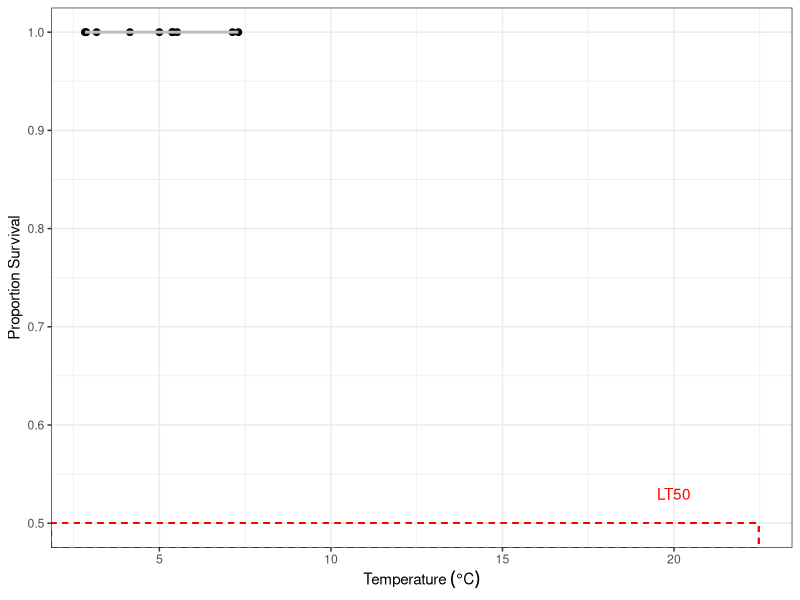

This figure's R source:
#GOALS: 
# 1) Determine LT50 and CTMax of juvenile snow crab from lab experiments run at
    # KFRC in Fall 2023
# 2) Assess variation in physiological thresholds by sex and crab size 

# Author: Erin Fedewa
# last updated: 10/13/23

# load ----
library(tidyverse)
library(MASS)

t1 <- read.csv("./data/LT50_tank1.csv")
t2 <- read.csv("./data/LT50_tank2.csv")
bio <- read.csv("./data/LT50_biometrics.csv")

#############################
#Tidy up tank 1 data
t1 %>%
  rowwise() %>%
  mutate(no_alive = sum(c_across(starts_with('tag'))),
         no_dead = 10 - no_alive) %>% #10 crab in each tank
  ungroup() %>%
  mutate(tank_no = 1) %>%
  pivot_longer(7:16, names_to = "tag_no", values_to = "survival") %>% 
#join to tank 2 
 bind_rows(t2 %>% 
             rowwise() %>%
             mutate(no_alive = sum(c_across(starts_with('tag'))),
                    no_dead = 10 - no_alive) %>% #10 crab in each tank
             ungroup() %>%
             mutate(tank_no = 2) %>%
             pivot_longer(7:16, names_to = "tag_no", values_to = "survival")) -> dat
#still need to join biometric data

#Dataset for GLM
dat %>%
  group_by(C_temp_read) %>%
  summarise(no_alive = mean(no_alive, na.rm=TRUE),
            no_dead = mean(no_dead, na.rm=TRUE)) -> mod.dat

#GLM to fit a curve to temperature and alive/dead counts  
  
y = cbind(mod.dat$no_alive, mod.dat$no_dead)
  
model.results = glm(y ~ mod.dat$C_temp_read, binomial)
summary(model.results)

#Calculate LT50, median lethal temperature
lt50 <- dose.p(model.results, p = 0.5)

#Plots
mod.dat %>%
  mutate(prop_survival = no_alive/(no_alive + no_dead)) %>%
  ggplot(aes(C_temp_read, prop_survival)) +
  geom_point(size=2) + 
  stat_smooth(method="glm", color="grey", alpha=.1, se=FALSE, 
              method.args = list(family=binomial)) +
  labs(y="Proportion Survival", x=expression("Temperature " ( degree*C))) +
  geom_rect(aes(xmin=-Inf, xmax=22.46882, ymin=-Inf, ymax=0.5), 
            fill=NA, alpha=0.2, colour="red",linetype="dashed") +
  theme_bw() +
  annotate(geom="text", x=20, y=0.53, label="LT50",
           color="red")
  
  


